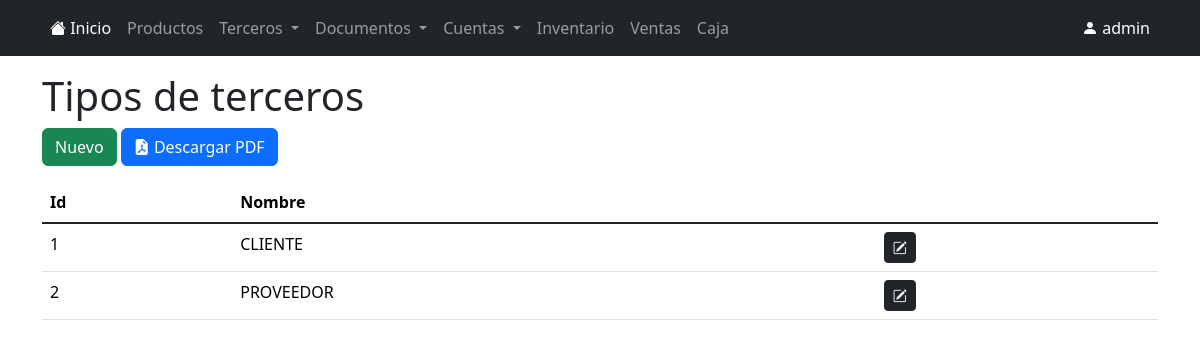
/terceros/tipos/ (signed in), run on the app's committed database.
### app/models.py (models this page shows, shortened)
class Usuario(db.Model):
	id = db.Column(db.Integer, primary_key = True)
	username = db.Column(db.String(20), unique = True, nullable = False)
	password = db.Column(db.Text, nullable = False)

class TipoTercero(db.Model):
	id_tipo_tercero = db.Column(db.Integer, primary_key = True)
	nombre = db.Column(db.String(50), nullable = False)

### app/tipo_terceros.py (the view)
@bp.route('/')
def index():
	tipo_terceros = TipoTercero.query.all()
	return render_template('/terceros/tipos/index.html', tipo_terceros = tipo_terceros)

### app/auth.py (called while the page is built)
@bp.before_app_request
def load_logged_in_user():
	user_id = session.get('user_id')
	if user_id:
		g.usuario = Usuario.query.get_or_404(user_id)
	else:
		g.usuario = None

### app/templates/terceros/tipos/index.html (shortened to what this page needs)
{% extends 'base.html' %}
{% block contenido %}
<div class="container-sm">
	<div>
		<h1 class="display-6">Tipos de terceros</h1>
		<a href="{{url_for('tipo_terceros.create')}}" class="btn btn-success">Nuevo</a>
		<button type="button" class="btn btn-primary" id="btnGenerarPDF"><i class="bi bi-file-earmark-pdf-fill"></i> Descargar PDF</button>
	</div>
	<table class="table table-hover mt-3">
		<thead>
			<tr>
				<th class="col">Id</th>
				<th class="col">Nombre</th>
				<th></th>
			</tr>
		</thead>
		<tbody class="table-group-divider">
			{% for tipo_tercero in tipo_terceros %}
			<tr>
				<td>{{tipo_tercero.id_tipo_tercero}}</td>
				<td>{{tipo_tercero.nombre}}</td>
				<td>
					<a href="{{url_for('tipo_terceros.update', id_tipo_tercero=tipo_tercero.id_tipo_tercero)}}" class="btn btn-sm btn-dark"><i class="bi bi-pencil-square"></i></a>
				</td>
			</tr>
			{% endfor %}
		</tbody>
	</table>
</div>
{% endblock %}

### app/templates/base.html (shortened to what this page needs)
<!doctype html>
<html lang="es">
<head>
    <link href="https://cdn.jsdelivr.net/npm/bootstrap@5.3.2/dist/css/bootstrap.min.css" rel="stylesheet">
    <link rel="stylesheet" href="https://cdn.jsdelivr.net/npm/bootstrap-icons@1.11.1/font/bootstrap-icons.css">
</head>
<body>
    {% if g.usuario %}
    <nav class="navbar navbar-expand-sm navbar-dark bg-dark mb-3" data-bs-theme="dark">
        <div class="container-sm">
            <div class="collapse navbar-collapse" id="navbarSupportedContent">
                <ul class="navbar-nav">
                    <li class="nav-item">
                        <a class="nav-link active" aria-current="page" href="/">
                            <i class="bi bi-house-fill"></i>
                            Inicio
                        </a>
                    </li>
                    <li class="nav-item">
                        <a class="nav-link" href="{{url_for('productos.index')}}">Productos</a>
                    </li>
                    <li class="nav-item dropdown">
                        <a class="nav-link dropdown-toggle" href="#" role="button" data-bs-toggle="dropdown" aria-expanded="false">
                            Terceros
                        </a>
                    </li>
                    <li class="nav-item dropdown">
                        <a class="nav-link dropdown-toggle" href="#" role="button" data-bs-toggle="dropdown" aria-expanded="false">
                            Documentos
                        </a>
                    </li>
                    <li class="nav-item dropdown">
                        <a class="nav-link dropdown-toggle" href="#" role="button" data-bs-toggle="dropdown" aria-expanded="false">
                            Cuentas
                        </a>
                    </li>
                    <li class="nav-item">
                        <a class="nav-link" href="{{url_for('inventario.index')}}">Inventario</a>
                    </li>
                    <li class="nav-item">
                        <a class="nav-link" href="{{url_for('caja.venta')}}">Ventas</a>
                    </li>
                    <li class="nav-item">
                        <a class="nav-link" href="{{url_for('caja.index')}}">Caja</a>
                    </li>
                </ul>
            </div>
            <div class="collapse navbar-collapse justify-content-end" id="navbarSupportedContent">
                <div class="navbar-nav">
                    <li class="nav-item dropdown">
                        <span class="nav-link active" href="#" role="button" data-bs-toggle="dropdown" aria-expanded="false">
                            <i class="bi bi-person-fill"></i>
                            {{g.usuario.username}}
                        </span>
                    </li>
                </div>
            </div>
        </div>
    </nav>
    {% endif %}
    {% block contenido %}
    {% endblock %}
</body>
</html>

### data on the page
Usuario: usuario.username "admin"
TipoTercero: id_tipo_tercero "1", nombre "CLIENTE"
TipoTercero: id_tipo_tercero "2", nombre "PROVEEDOR"
